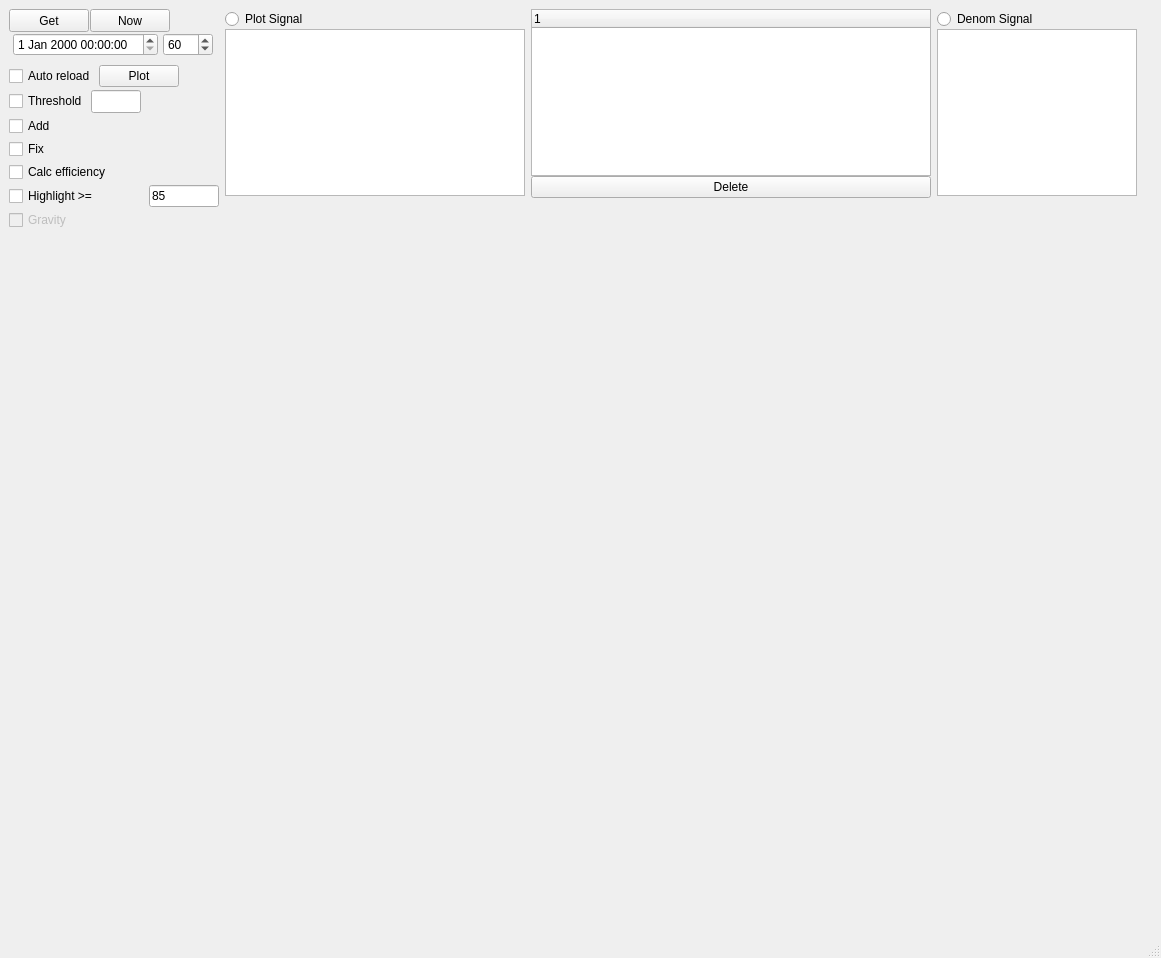
<?xml version="1.0" encoding="UTF-8"?>
<ui version="4.0">
 <class>MainWindow</class>
 <widget class="QMainWindow" name="MainWindow">
  <property name="geometry">
   <rect>
    <x>0</x>
    <y>0</y>
    <width>1161</width>
    <height>950</height>
   </rect>
  </property>
  <property name="windowTitle">
   <string>MainWindow</string>
  </property>
  <widget class="QWidget" name="centralwidget">
   <layout class="QGridLayout" name="gridLayout">
    <item row="0" column="0">
     <layout class="QVBoxLayout" name="verticalLayout_5" stretch="0,1,1,1">
      <property name="spacing">
       <number>6</number>
      </property>
      <property name="sizeConstraint">
       <enum>QLayout::SetFixedSize</enum>
      </property>
      <property name="leftMargin">
       <number>0</number>
      </property>
      <property name="topMargin">
       <number>0</number>
      </property>
      <property name="rightMargin">
       <number>0</number>
      </property>
      <property name="bottomMargin">
       <number>0</number>
      </property>
      <item>
       <layout class="QHBoxLayout" name="horizontalLayout_5" stretch="0,0,1">
        <property name="sizeConstraint">
         <enum>QLayout::SetMinAndMaxSize</enum>
        </property>
        <property name="leftMargin">
         <number>0</number>
        </property>
        <property name="topMargin">
         <number>0</number>
        </property>
        <property name="rightMargin">
         <number>0</number>
        </property>
        <property name="bottomMargin">
         <number>0</number>
        </property>
        <item>
         <layout class="QVBoxLayout" name="verticalLayout_3">
          <property name="spacing">
           <number>1</number>
          </property>
          <property name="sizeConstraint">
           <enum>QLayout::SetMinAndMaxSize</enum>
          </property>
          <property name="leftMargin">
           <number>0</number>
          </property>
          <property name="topMargin">
           <number>0</number>
          </property>
          <property name="rightMargin">
           <number>0</number>
          </property>
          <property name="bottomMargin">
           <number>9</number>
          </property>
          <item>
           <layout class="QHBoxLayout" name="horizontalLayout_2">
            <property name="sizeConstraint">
             <enum>QLayout::SetFixedSize</enum>
            </property>
            <item>
             <widget class="QPushButton" name="pushButton">
              <property name="sizePolicy">
               <sizepolicy hsizetype="Maximum" vsizetype="Maximum">
                <horstretch>0</horstretch>
                <verstretch>0</verstretch>
               </sizepolicy>
              </property>
              <property name="minimumSize">
               <size>
                <width>80</width>
                <height>23</height>
               </size>
              </property>
              <property name="maximumSize">
               <size>
                <width>80</width>
                <height>23</height>
               </size>
              </property>
              <property name="text">
               <string>Get</string>
              </property>
             </widget>
            </item>
            <item>
             <widget class="QPushButton" name="pushButton_2">
              <property name="sizePolicy">
               <sizepolicy hsizetype="Maximum" vsizetype="Maximum">
                <horstretch>0</horstretch>
                <verstretch>0</verstretch>
               </sizepolicy>
              </property>
              <property name="minimumSize">
               <size>
                <width>80</width>
                <height>23</height>
               </size>
              </property>
              <property name="maximumSize">
               <size>
                <width>80</width>
                <height>23</height>
               </size>
              </property>
              <property name="text">
               <string>Now</string>
              </property>
             </widget>
            </item>
            <item>
             <spacer name="horizontalSpacer_2">
              <property name="orientation">
               <enum>Qt::Horizontal</enum>
              </property>
              <property name="sizeHint" stdset="0">
               <size>
                <width>40</width>
                <height>20</height>
               </size>
              </property>
             </spacer>
            </item>
           </layout>
          </item>
          <item>
           <layout class="QHBoxLayout" name="horizontalLayout_7">
            <property name="leftMargin">
             <number>0</number>
            </property>
            <property name="topMargin">
             <number>0</number>
            </property>
            <item>
             <widget class="QDateTimeEdit" name="dateTimeEdit">
              <property name="enabled">
               <bool>true</bool>
              </property>
              <property name="sizePolicy">
               <sizepolicy hsizetype="Fixed" vsizetype="Fixed">
                <horstretch>0</horstretch>
                <verstretch>0</verstretch>
               </sizepolicy>
              </property>
             </widget>
            </item>
            <item>
             <widget class="QSpinBox" name="spinBox">
              <property name="sizePolicy">
               <sizepolicy hsizetype="Fixed" vsizetype="Fixed">
                <horstretch>0</horstretch>
                <verstretch>0</verstretch>
               </sizepolicy>
              </property>
              <property name="minimumSize">
               <size>
                <width>50</width>
                <height>23</height>
               </size>
              </property>
              <property name="sizeIncrement">
               <size>
                <width>50</width>
                <height>23</height>
               </size>
              </property>
              <property name="minimum">
               <number>1</number>
              </property>
              <property name="maximum">
               <number>200</number>
              </property>
              <property name="value">
               <number>60</number>
              </property>
             </widget>
            </item>
            <item>
             <spacer name="horizontalSpacer_4">
              <property name="orientation">
               <enum>Qt::Horizontal</enum>
              </property>
              <property name="sizeType">
               <enum>QSizePolicy::Fixed</enum>
              </property>
              <property name="sizeHint" stdset="0">
               <size>
                <width>0</width>
                <height>20</height>
               </size>
              </property>
             </spacer>
            </item>
           </layout>
          </item>
          <item>
           <layout class="QVBoxLayout" name="verticalLayout">
            <property name="spacing">
             <number>3</number>
            </property>
            <property name="topMargin">
             <number>8</number>
            </property>
            <item>
             <layout class="QHBoxLayout" name="horizontalLayout_9">
              <property name="topMargin">
               <number>0</number>
              </property>
              <item>
               <widget class="QCheckBox" name="checkBox">
                <property name="text">
                 <string>Auto reload</string>
                </property>
               </widget>
              </item>
              <item>
               <widget class="QPushButton" name="pushButton_3">
                <property name="text">
                 <string>Plot</string>
                </property>
               </widget>
              </item>
              <item>
               <spacer name="horizontalSpacer_5">
                <property name="orientation">
                 <enum>Qt::Horizontal</enum>
                </property>
                <property name="sizeHint" stdset="0">
                 <size>
                  <width>40</width>
                  <height>20</height>
                 </size>
                </property>
               </spacer>
              </item>
             </layout>
            </item>
            <item>
             <layout class="QHBoxLayout" name="horizontalLayout_8">
              <property name="topMargin">
               <number>0</number>
              </property>
              <item>
               <widget class="QCheckBox" name="checkBox_th">
                <property name="sizePolicy">
                 <sizepolicy hsizetype="Minimum" vsizetype="Fixed">
                  <horstretch>0</horstretch>
                  <verstretch>18</verstretch>
                 </sizepolicy>
                </property>
                <property name="minimumSize">
                 <size>
                  <width>0</width>
                  <height>18</height>
                 </size>
                </property>
                <property name="text">
                 <string>Threshold</string>
                </property>
               </widget>
              </item>
              <item>
               <widget class="QLineEdit" name="V_threshold">
                <property name="sizePolicy">
                 <sizepolicy hsizetype="Fixed" vsizetype="Fixed">
                  <horstretch>0</horstretch>
                  <verstretch>0</verstretch>
                 </sizepolicy>
                </property>
                <property name="minimumSize">
                 <size>
                  <width>50</width>
                  <height>23</height>
                 </size>
                </property>
                <property name="maximumSize">
                 <size>
                  <width>50</width>
                  <height>23</height>
                 </size>
                </property>
               </widget>
              </item>
              <item>
               <spacer name="horizontalSpacer_3">
                <property name="orientation">
                 <enum>Qt::Horizontal</enum>
                </property>
                <property name="sizeHint" stdset="0">
                 <size>
                  <width>40</width>
                  <height>20</height>
                 </size>
                </property>
               </spacer>
              </item>
             </layout>
            </item>
            <item>
             <widget class="QCheckBox" name="checkBox_add">
              <property name="text">
               <string>Add</string>
              </property>
             </widget>
            </item>
            <item>
             <widget class="QCheckBox" name="checkBox_fix">
              <property name="text">
               <string>Fix</string>
              </property>
             </widget>
            </item>
            <item>
             <widget class="QCheckBox" name="checkBox_calc">
              <property name="text">
               <string>Calc efficiency</string>
              </property>
             </widget>
            </item>
            <item>
             <layout class="QHBoxLayout" name="horizontalLayout_hl">
              <item>
               <widget class="QCheckBox" name="checkBox_highlight">
                <property name="toolTip">
                 <string>Color only the points whose trend value is at or above the threshold (other points are gray)</string>
                </property>
                <property name="text">
                 <string>Highlight &gt;=</string>
                </property>
               </widget>
              </item>
              <item>
               <widget class="QLineEdit" name="V_highlight">
                <property name="maximumSize">
                 <size>
                  <width>70</width>
                  <height>16777215</height>
                 </size>
                </property>
                <property name="text">
                 <string>85</string>
                </property>
               </widget>
              </item>
             </layout>
            </item>
            <item>
             <widget class="QCheckBox" name="checkBox_gravity">
              <property name="enabled">
               <bool>false</bool>
              </property>
              <property name="toolTip">
               <string>Use the center of gravity weighted by the vertical-axis value instead of the plain mean (enabled only while Highlight is on)</string>
              </property>
              <property name="text">
               <string>Gravity</string>
              </property>
             </widget>
            </item>
           </layout>
          </item>
          <item>
           <spacer name="verticalSpacer_2">
            <property name="orientation">
             <enum>Qt::Vertical</enum>
            </property>
            <property name="sizeType">
             <enum>QSizePolicy::Fixed</enum>
            </property>
            <property name="sizeHint" stdset="0">
             <size>
              <width>20</width>
              <height>0</height>
             </size>
            </property>
           </spacer>
          </item>
         </layout>
        </item>
        <item>
         <layout class="QHBoxLayout" name="horizontalLayout_4" stretch="0,0,0">
          <property name="leftMargin">
           <number>0</number>
          </property>
          <property name="rightMargin">
           <number>0</number>
          </property>
          <item>
           <layout class="QVBoxLayout" name="verticalLayout_4" stretch="0,1,0">
            <property name="spacing">
             <number>0</number>
            </property>
            <property name="sizeConstraint">
             <enum>QLayout::SetMaximumSize</enum>
            </property>
            <item>
             <widget class="QRadioButton" name="radioButton">
              <property name="text">
               <string>Plot Signal</string>
              </property>
             </widget>
            </item>
            <item>
             <widget class="QListWidget" name="listWidget">
              <property name="sizePolicy">
               <sizepolicy hsizetype="Expanding" vsizetype="Maximum">
                <horstretch>0</horstretch>
                <verstretch>180</verstretch>
               </sizepolicy>
              </property>
              <property name="minimumSize">
               <size>
                <width>300</width>
                <height>167</height>
               </size>
              </property>
              <property name="maximumSize">
               <size>
                <width>300</width>
                <height>167</height>
               </size>
              </property>
             </widget>
            </item>
            <item>
             <spacer name="verticalSpacer_4">
              <property name="orientation">
               <enum>Qt::Vertical</enum>
              </property>
              <property name="sizeHint" stdset="0">
               <size>
                <width>20</width>
                <height>0</height>
               </size>
              </property>
             </spacer>
            </item>
           </layout>
          </item>
          <item>
           <layout class="QVBoxLayout" name="verticalLayout_7" stretch="1,0,0">
            <property name="spacing">
             <number>0</number>
            </property>
            <property name="leftMargin">
             <number>0</number>
            </property>
            <property name="topMargin">
             <number>0</number>
            </property>
            <property name="rightMargin">
             <number>0</number>
            </property>
            <property name="bottomMargin">
             <number>0</number>
            </property>
            <item>
             <widget class="QTreeWidget" name="treeWidget">
              <property name="sizePolicy">
               <sizepolicy hsizetype="Expanding" vsizetype="Maximum">
                <horstretch>250</horstretch>
                <verstretch>185</verstretch>
               </sizepolicy>
              </property>
              <property name="minimumSize">
               <size>
                <width>400</width>
                <height>167</height>
               </size>
              </property>
              <property name="maximumSize">
               <size>
                <width>400</width>
                <height>167</height>
               </size>
              </property>
              <column>
               <property name="text">
                <string notr="true">1</string>
               </property>
              </column>
             </widget>
            </item>
            <item>
             <widget class="QPushButton" name="pushButton_delete">
              <property name="sizePolicy">
               <sizepolicy hsizetype="Expanding" vsizetype="Fixed">
                <horstretch>0</horstretch>
                <verstretch>0</verstretch>
               </sizepolicy>
              </property>
              <property name="maximumSize">
               <size>
                <width>500</width>
                <height>16777215</height>
               </size>
              </property>
              <property name="text">
               <string>Delete</string>
              </property>
             </widget>
            </item>
            <item>
             <spacer name="verticalSpacer_5">
              <property name="orientation">
               <enum>Qt::Vertical</enum>
              </property>
              <property name="sizeHint" stdset="0">
               <size>
                <width>20</width>
                <height>0</height>
               </size>
              </property>
             </spacer>
            </item>
           </layout>
          </item>
          <item>
           <layout class="QVBoxLayout" name="verticalLayout_6" stretch="0,1,0">
            <property name="spacing">
             <number>0</number>
            </property>
            <property name="leftMargin">
             <number>0</number>
            </property>
            <property name="topMargin">
             <number>0</number>
            </property>
            <property name="rightMargin">
             <number>0</number>
            </property>
            <property name="bottomMargin">
             <number>0</number>
            </property>
            <item>
             <widget class="QRadioButton" name="radioButton_2">
              <property name="text">
               <string>Denom Signal</string>
              </property>
             </widget>
            </item>
            <item>
             <widget class="QListWidget" name="listWidget_2">
              <property name="sizePolicy">
               <sizepolicy hsizetype="Maximum" vsizetype="Maximum">
                <horstretch>0</horstretch>
                <verstretch>0</verstretch>
               </sizepolicy>
              </property>
              <property name="minimumSize">
               <size>
                <width>200</width>
                <height>167</height>
               </size>
              </property>
              <property name="maximumSize">
               <size>
                <width>200</width>
                <height>167</height>
               </size>
              </property>
              <property name="sizeIncrement">
               <size>
                <width>0</width>
                <height>0</height>
               </size>
              </property>
             </widget>
            </item>
            <item>
             <spacer name="verticalSpacer_3">
              <property name="orientation">
               <enum>Qt::Vertical</enum>
              </property>
              <property name="sizeHint" stdset="0">
               <size>
                <width>20</width>
                <height>0</height>
               </size>
              </property>
             </spacer>
            </item>
           </layout>
          </item>
         </layout>
        </item>
        <item>
         <spacer name="horizontalSpacer">
          <property name="orientation">
           <enum>Qt::Horizontal</enum>
          </property>
          <property name="sizeType">
           <enum>QSizePolicy::MinimumExpanding</enum>
          </property>
          <property name="sizeHint" stdset="0">
           <size>
            <width>0</width>
            <height>20</height>
           </size>
          </property>
         </spacer>
        </item>
       </layout>
      </item>
      <item>
       <layout class="QHBoxLayout" name="horizontalLayout_6" stretch="1">
        <property name="leftMargin">
         <number>5</number>
        </property>
        <property name="topMargin">
         <number>5</number>
        </property>
        <property name="rightMargin">
         <number>5</number>
        </property>
        <property name="bottomMargin">
         <number>5</number>
        </property>
        <item>
         <widget class="QCustomPlot" name="widget" native="true">
          <property name="sizePolicy">
           <sizepolicy hsizetype="Preferred" vsizetype="Minimum">
            <horstretch>0</horstretch>
            <verstretch>0</verstretch>
           </sizepolicy>
          </property>
          <property name="minimumSize">
           <size>
            <width>0</width>
            <height>200</height>
           </size>
          </property>
         </widget>
        </item>
       </layout>
      </item>
      <item>
       <layout class="QHBoxLayout" name="horizontalLayout">
        <item>
         <widget class="QCustomPlot" name="widget_1" native="true">
          <property name="minimumSize">
           <size>
            <width>248</width>
            <height>230</height>
           </size>
          </property>
         </widget>
        </item>
        <item>
         <widget class="QCustomPlot" name="widget_2" native="true">
          <property name="minimumSize">
           <size>
            <width>248</width>
            <height>230</height>
           </size>
          </property>
         </widget>
        </item>
        <item>
         <widget class="QCustomPlot" name="widget_3" native="true">
          <property name="minimumSize">
           <size>
            <width>248</width>
            <height>200</height>
           </size>
          </property>
         </widget>
        </item>
       </layout>
      </item>
      <item>
       <layout class="QHBoxLayout" name="horizontalLayout_3">
        <property name="rightMargin">
         <number>0</number>
        </property>
        <item>
         <widget class="QCustomPlot" name="widget_7" native="true">
          <property name="minimumSize">
           <size>
            <width>248</width>
            <height>230</height>
           </size>
          </property>
         </widget>
        </item>
        <item>
         <widget class="QCustomPlot" name="widget_8" native="true">
          <property name="minimumSize">
           <size>
            <width>248</width>
            <height>230</height>
           </size>
          </property>
         </widget>
        </item>
        <item>
         <widget class="QCustomPlot" name="widget_9" native="true">
          <property name="minimumSize">
           <size>
            <width>248</width>
            <height>200</height>
           </size>
          </property>
         </widget>
        </item>
       </layout>
      </item>
     </layout>
    </item>
   </layout>
  </widget>
  <widget class="QMenuBar" name="menubar">
   <property name="geometry">
    <rect>
     <x>0</x>
     <y>0</y>
     <width>1161</width>
     <height>20</height>
    </rect>
   </property>
  </widget>
  <widget class="QStatusBar" name="statusbar"/>
 </widget>
 <customwidgets>
  <customwidget>
   <class>QCustomPlot</class>
   <extends>QWidget</extends>
   <header>qcustomplot.h</header>
   <container>1</container>
  </customwidget>
 </customwidgets>
 <resources/>
 <connections/>
</ui>
